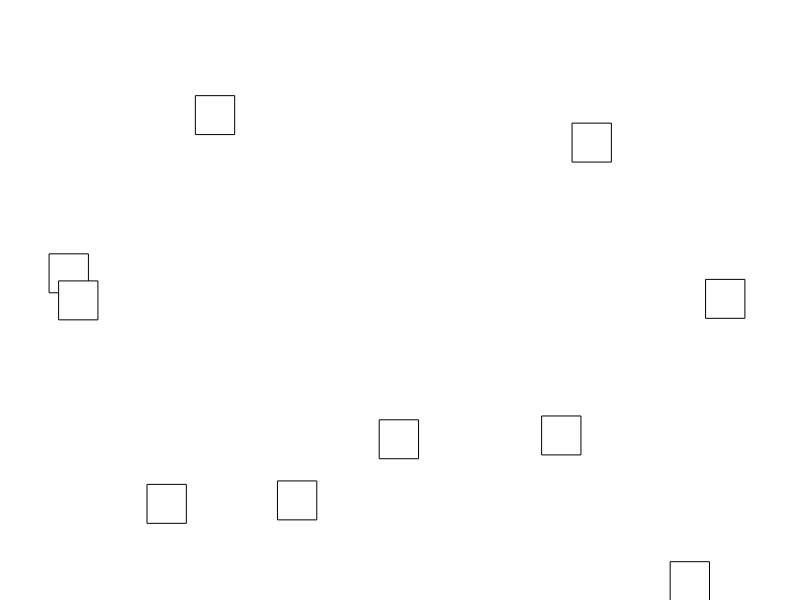
Frame 1 (no input)
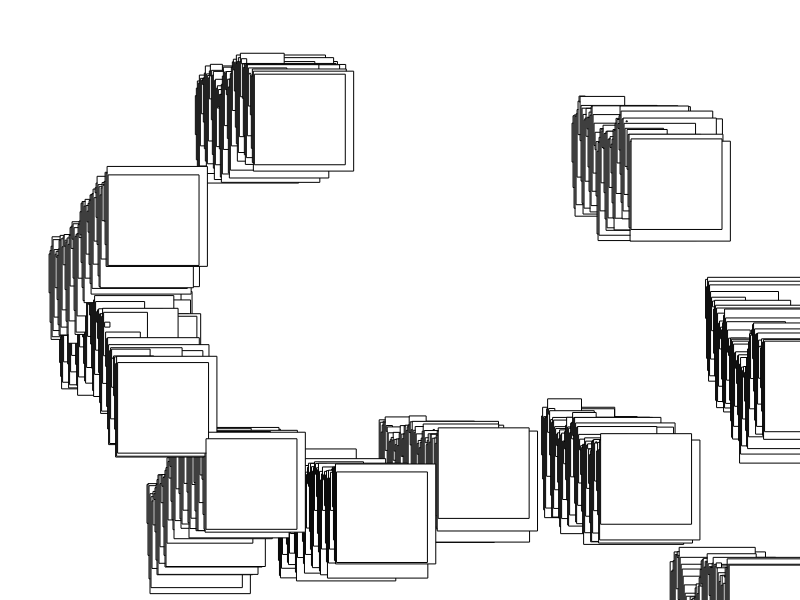
Frame 60 (no input)
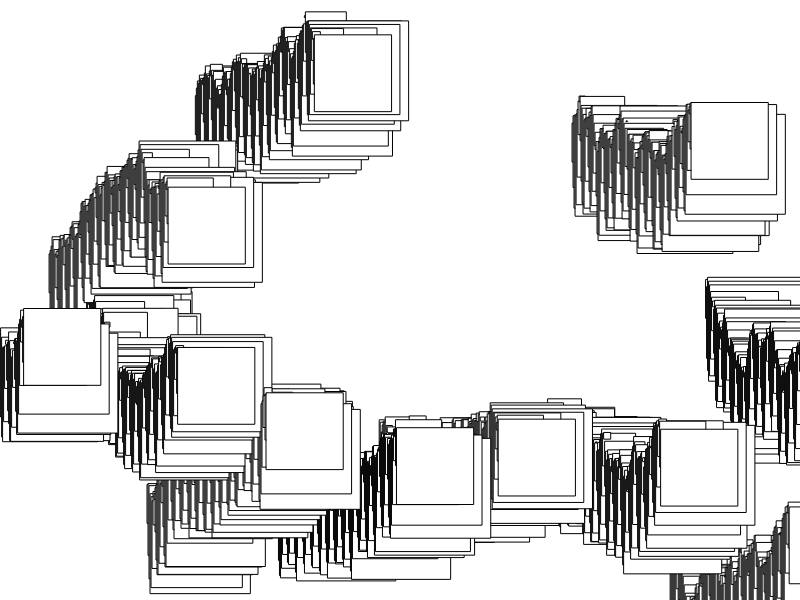
Frame 120 (the mouse pressed at the canvas centre since frame 60)

The p5.js sketch that drew these frames (run headless with seeded random() and noise() and a simulated clock; from frame 60 on, the mouse is pressed at the canvas centre):

// p5.js sketch
// ── sketch.js

let myArrayPapallona = [];
let numPapallones = 10;

function setup() {
  	createCanvas(window.screen.width, window.screen.height);

  	for(let i = 0; i < numPapallones; i++){
  		myArrayPapallona[i] = new papallona();
  	}
}

function draw() {
  	background(200, 200, 100, 0); //10

  	for(let i = 0; i < numPapallones; i++){
  		myArrayPapallona[i].update();
  		myArrayPapallona[i].display();
  	}

}


class papallona{

	constructor(){
		this.x = random(width);
	    this.y = random(height);
	    this.size = random(50, 100);
	    this.valueSin = 0;
	}

	update(){
		this.x = this.x+1;
		this.y = this.y+random(-1,+1)*10;
		if(this.x > width)this.x = 0;

		this.valueSin = sin(frameCount*0.4)
		//console.log(this.valueSin);
		this.size = this.valueSin*100;
	}

	display(){
		rect(this.x, this.y, this.size, this.size);
	}

}
